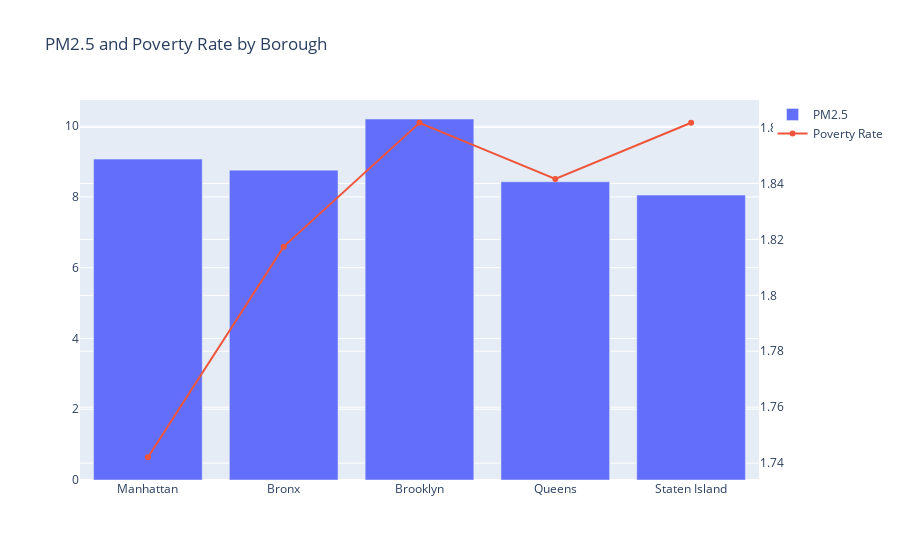

The cell this chart's notebook holds for it:
### Markdown cell above
Dual-axis Chart: Poverty vs PM2.5

The dual-axis chart helps visualize whether boroughs with higher air pollution also exhibit higher poverty levels. In this dataset, the two patterns do not strongly align.

### Code cell
import plotly.graph_objects as go
from IPython.display import IFrame
import plotly.io as pio

# Use HTML-compatible renderer
pio.renderers.default = "iframe"

fig = go.Figure()

# Bar for PM2.5
fig.add_trace(go.Bar(
    x=merged["Borough"],
    y=merged["PM25"],
    name="PM2.5 (mcg/m3)",
    marker_color="steelblue"
))

# Line for Poverty rate
fig.add_trace(go.Scatter(
    x=merged["Borough"],
    y=merged["PovertyRate"],
    name="Poverty Rate",
    yaxis="y2",
    mode="lines+markers",
    marker=dict(size=10, color="firebrick")
))

# Layout
fig.update_layout(
    title="PM2.5 and Poverty Rate by Borough",
    xaxis=dict(title="Borough"),
    yaxis=dict(title="PM2.5 (mcg/m3)", side="left"),
    yaxis2=dict(title="Poverty Rate (%)",
                overlaying="y",
                side="right"),
    legend=dict(x=0.5, y=1.1, orientation="h")
)

# Save as HTML for GitHub Pages
fig.write_html("plot_dual_axis_pm25_poverty.html", include_plotlyjs="cdn")

# Display inside notebook
IFrame(src="plot_dual_axis_pm25_poverty.html", width=900, height=600)

### Figure 1 — Plotly figure (JSON) as saved in the notebook; plotly's stock layout.template omitted (floating-point values rounded to 4 significant figures)
{"data": [{"name": "PM2.5", "type": "bar", "x": ["Manhattan", "Bronx", "Brooklyn", "Queens", "Staten Island"], "y": [9.068, 8.756, 10.2, 8.427, 8.051]}, {"name": "Poverty Rate", "type": "scatter", "x": ["Manhattan", "Bronx", "Brooklyn", "Queens", "Staten Island"], "y": [1.742, 1.817, 1.862, 1.842, 1.862], "yaxis": "y2"}], "layout": {"title": {"text": "PM2.5 and Poverty Rate by Borough"}, "yaxis2": {"overlaying": "y", "side": "right"}}}
